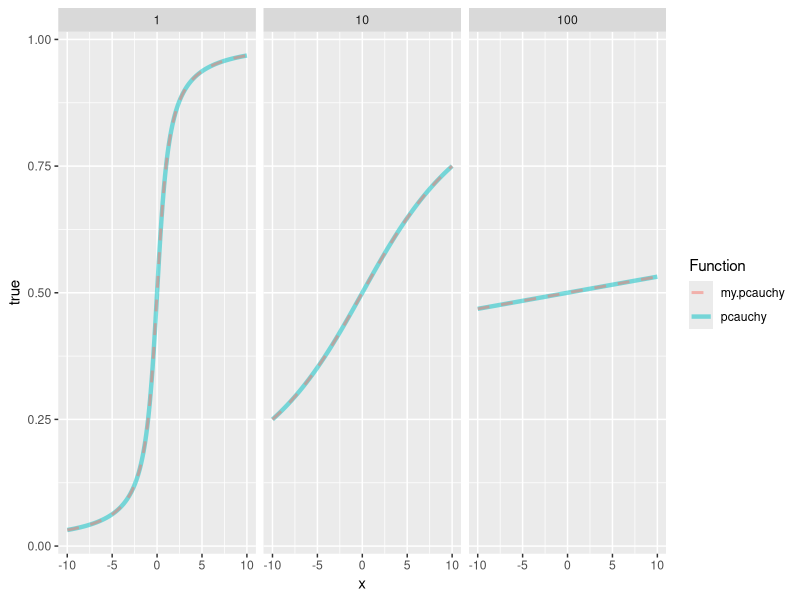

Write the R code that produced this figure. (Note: this script raises an error after producing the figure.)
## ---- chunk 1
set.seed(98)
(x <- runif(1, 0, 100))
## ---- chunk 2
a <- log(exp(x))
b <- exp(log(x))
# Test for equality
x == a # returns the same as identical(x, a)
## ---- chunk 3
x == b # returns the same as identical(x, b)
## ---- chunk 4
a == b # returns the same as identical(a, b)
## ---- chunk 5
all.equal(x, a)
## ---- chunk 6
all.equal(x, b)
## ---- chunk 7
all.equal(b, a)
## ---- chunk 8
# Define the cauchy density
my.dcauchy <- function (x, eta, theta) {
	stopifnot(theta > 0)
	return(1/(theta * pi * (1 + ((x - eta)/theta)^2)))
}

# Function to integrate the cauchy density
my.pcauchy <- function (x, eta, theta, ...) {
	stopifnot(theta > 0)
	integral <- integrate(my.dcauchy, lower = -Inf, upper = x,
	eta = eta, theta = theta, ...)
	return(integral$value)
}

## ---- chunk 9
library(ggplot2)

plot_data <- data.frame(x = rep(seq(-10, 10, 0.1), times = 3), theta = rep(c(1, 10, 100), each = 201))
plot_data$true <- pcauchy(plot_data$x, scale = plot_data$theta)
plot_data$est <- apply(plot_data, 1, function(x) my.pcauchy(x[1], eta = 0, theta = x[2]))

ggplot(plot_data, aes(x)) +
	geom_line(aes(y = true, color = "pcauchy"), size = 1.5, alpha = 0.5) +
	geom_line(aes(y = est, color = "my.pcauchy"),
						linetype = "dashed", size = 1, alpha = 0.5) +
	facet_wrap(~ theta) +
	labs(color = "Function")
## ---- chunk 10
equation <- function(alpha, xbar, log.xbar){
	log(alpha/xbar) - digamma(alpha) + log.xbar
}

u <- uniroot(equation, lower = 0.001, upper = 10e5, xbar = xbar, log.xbar = log.xbar)

alpha.hat <- u$root
beta.hat <- alpha.hat/xbar
## ---- chunk 11
set.seed(627)
# digamma is the first derivative of the logarithm of gamma function
equation <- function(alpha, xbar, log.xbar){
	log(alpha/xbar) - digamma(alpha) + log.xbar
}

m <- 2000 # Number of replicates
n <- 200 # sample size

alpha <- 5
beta <- 2

estimates <- replicate(m, {
	# Generate the samples
	x <- rgamma(n, alpha, beta)
	# Calculate xbar, log.xbar
	xbar <- mean(x)
	log.xbar <- mean(log(x))
	# Solve the problem with uniroot
	u <- uniroot(equation, lower = 0.001, upper = 10e5,
							 xbar = xbar, log.xbar = log.xbar)
	alpha.hat <- u$root
	beta.hat <- alpha.hat/xbar
	# Return the results
	c(alpha = alpha.hat, beta = beta.hat)
})

# Average estimates and standard deviation
(est.avg <- apply(estimates, 1, mean))
(est.sd <- apply(estimates, 1, sd))
## ---- chunk 12
set.seed(168)

n <- 600
p <- 0.65

i <- sample(1:2, n, replace = TRUE, prob = c(p, 1 - p))
lambda <- c(2, 6)
x <- rpois(n, lambda[i])

# to make the recurrent evaluation easy
poisson_mixture <- function(x, p, lambda1, lambda2) {
	p * dpois(x, lambda1) + (1 - p) * dpois(x, lambda2)
}

plot_data <- data.frame(x)
plot_data$pois2 <- dpois(plot_data$x, 2)
plot_data$pois6 <- dpois(plot_data$x, 6)
plot_data$pois.mix <- poisson_mixture(plot_data$x, p, 2, 6)
library(ggplot2)
ggplot(plot_data, aes(x)) +
	geom_bar(aes(y = stat(count)/n)) +
	geom_point(aes(y = pois2, color = "Pois(2)")) +
	geom_point(aes(y = pois6, color = "Pois(6)")) +
	geom_point(aes(y = pois.mix, color = "Mixture")) +
	labs(title = "Histogram of mixture", color = "Distribution")
## ---- chunk 13
N <- 200 # number of iterations

params <- vector("list", N + 1) # list of parameter estimates
params[[1]] <- c(0.4, 1, 7) # starting values (p, lambda1, lambda2)

set.seed(837)
for (j in 1:N) {
	param <- params[[j]]
	# Expectation of I_i given X and the parameters p^t, lambda1^t, lambda2^t
	E.t <-
		dpois(x, param[2]) * param[1] / poisson_mixture(x, param[1], param[2],
																										param[3])
	# Maximization of p, lambda1, lambda2
	# Showed by hand that these formulas hold
	p.hat <- sum(E.t) / n
	lambda.1.hat <- sum(E.t * x) / sum(E.t)
	lambda.2.hat <- sum((1 - E.t) * x) / sum(1 - E.t)
	params[[j + 1]] <- c(p.hat, lambda.1.hat, lambda.2.hat)
}
## ---- chunk 14
params[[N + 1]]
## ---- chunk 15
param.data <- do.call(rbind, params)
param.data <- data.frame(param.data)

# how to name the stuff in data.frame
names(param.data) <- c("p", "lambda1", "lambda2")

param.data$Iteration <- 1:(N + 1)

ggplot(param.data, aes(Iteration)) +
	geom_line(aes(y = p, color = "p")) +
	geom_line(aes(y = lambda1, color = "lambda1")) +
	geom_line(aes(y = lambda2, color = "lambda2")) +
	scale_y_continuous(limits = c(0, NA), breaks = seq(0, 10, 0.5)) +
	labs(color = "Parameter", y = "")
## ---- chunk 16
param <- params[[N + 1]]
plot_data$mix.est <- poisson_mixture(plot_data$x, param[1], param[2], param[3])
ggplot(plot_data, aes(x)) +
	geom_bar(aes(y = stat(prop))) +
	geom_point(aes(y = mix.est, color = "Estimated mixture")) +
	geom_point(aes(y = pois.mix, color = "Mixture")) +
	labs(title = "Histogram of mixture", color = "Distribution")
